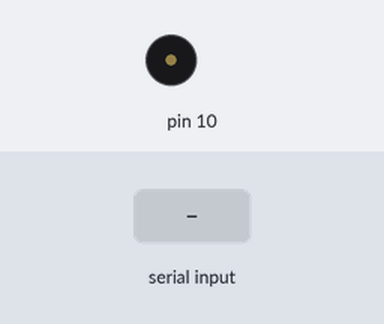
A sketch run on a simulated Arduino Uno, built with avr-gcc and run on an emulated ATmega328P. Parts: buzzer (waves = sounding). The test bench sets the inputs (shaded band).

Above: at 1.2 s.
1.3 s: "1" received over Serial
At 2.4 s:
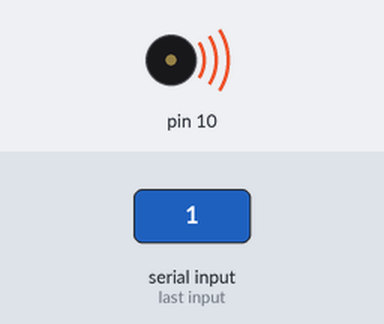
4.3 s: "0" received over Serial
Timing chart, 0 to 7.3 s (numbered marks = the images above; inputs shaded):
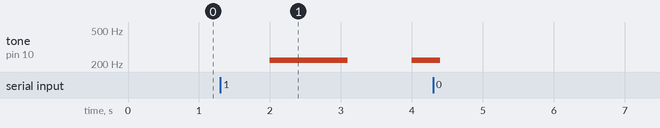

The sketch:

zapinani_bzucaku_prikazem_z_pc.ino
```cpp
#define T 1000

void setup() {
  Serial.begin(9600);
  pinMode(10, OUTPUT);
}

void loop() {
  int tik = tikani();
  static int pocet = 0;
  static int rezim = LOW;
  static int stav_led = LOW;
  if (Serial.available()) {
    char c = Serial.read();
    switch (c) {
      case '0':
        rezim = LOW;
        break;
      case '1':
        rezim = HIGH;
        pocet = 3;
        break;
    }
  }

  if (rezim) {
    if (tik) {
      if (pocet > 0) stav_led = !stav_led;
      if (stav_led == LOW) pocet--;
      if (pocet == 0) rezim = 0;
    }
  } else {
    stav_led = LOW;
  }

  //digitalWrite(LED_BUILTIN, stav_led);
  if (stav_led) tone(10, 220, 100);
}

int tikani() {
  static unsigned long cas_predtim = 0;
  unsigned long cas = millis();
  if (cas - cas_predtim >= T) {
    cas_predtim = cas;
    return HIGH;
  } else return LOW;
}
```

Measured:
- after the input at 1.3 s, tone on pin 10: silent → 220 Hz after 0.70 s, → silent 1.1 s later, → 220 Hz 0.90 s later
